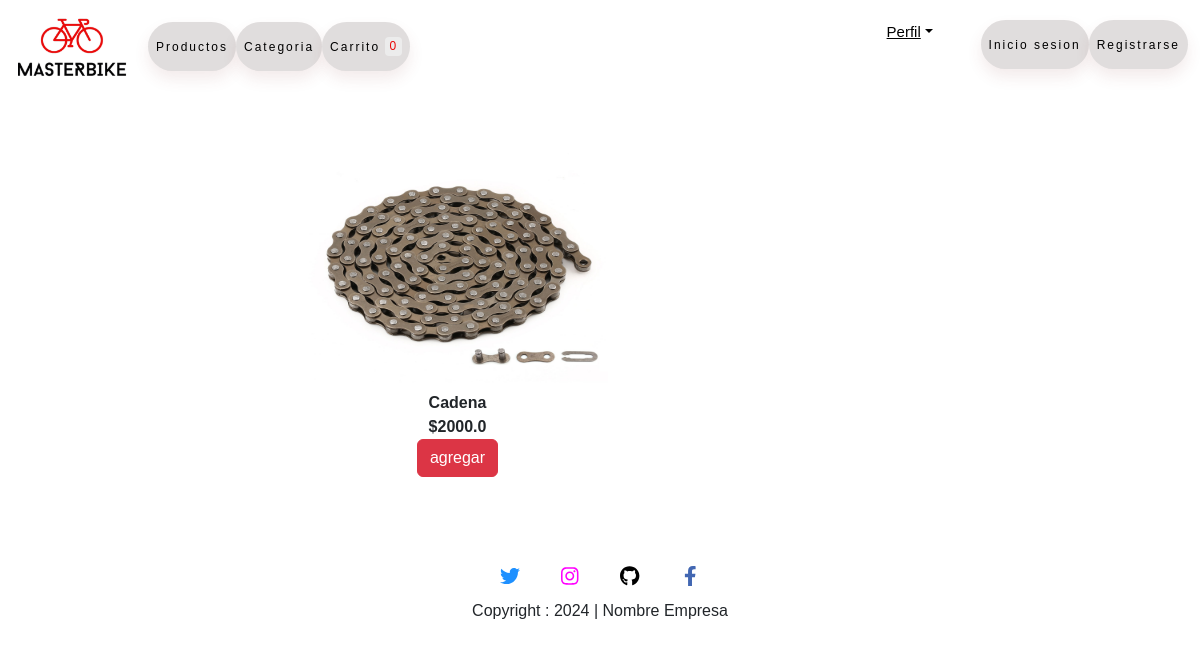
The page /categoria2 on the database as committed earlier.
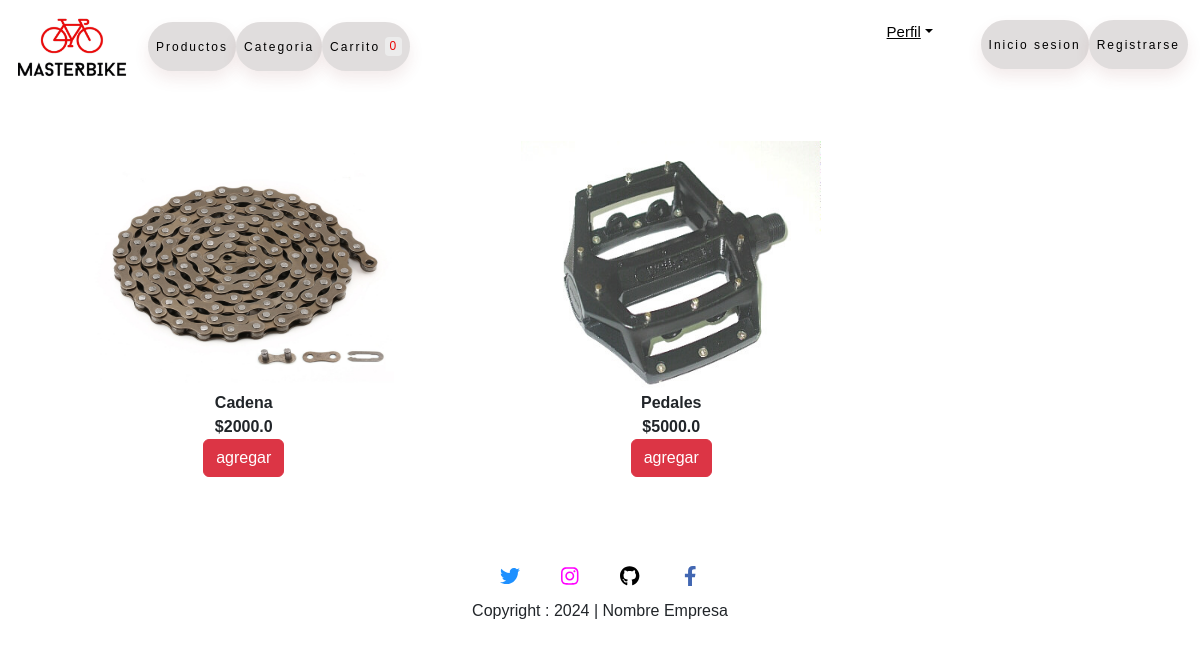
The same page on the database as committed later.
### MasterBIKE/models.py (models this page shows, shortened)
class Product(models.Model):
    nombre = models.CharField(max_length=100)
    title = models.CharField(max_length=100)
    description = models.TextField(default='')
    price = models.FloatField()
    product_image = models.ImageField(upload_to='imgProductos')

### MasterBIKE/views.py (the view)
# urls.py: path('categoria2', views.CategoriaView.as_view(), name='categoria2'),
class CategoriaView(View):
    def get(self, request):
        product = Product.objects.all()
        title = Product.objects.all().values('title').annotate(total=Count('title'))
        return render(request, 'pages/categoria2.html', locals())

### MasterBIKE/templates/pages/categoria2.html (shortened to what this page needs)
<!DOCTYPE html>
<html lang="en">
<head>
    {% load static %}
    <link rel="stylesheet" href="{% static "css/bootstrap.min.css" %}">
    <link rel="stylesheet" href="{% static 'css/style.css' %}">
</head>
<body>
    {% include 'base/navbar.html' %}
    <div class="container my-5">
        <div class="row">
            <div class="col-sm-9">
                <div class="row">
                    {% for prod in product %}
                        <div class="col text-center mb-4">
                            <div>
                                <img src="{{prod.product_image.url}}" width="300px" height="250px">
                                <div class="fw-bold">{{prod.title}}</div>
                                <div class="fw-bold">${{prod.price}}</div>
                            </div>
                            <button type="submit" class="btn btn-danger">agregar</button>
                        </div>
                    {% endfor %}
                </div>
            </div>
        </div>
    </div>
    {% include 'base/footer.html' %}
</body>
</html>

Rows that differ between the two databases and show on the page:
added Product: product_image (picture), title "Pedales", price "5000.0"
